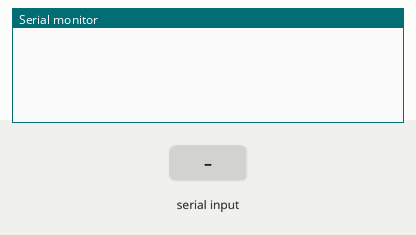
A sketch run on a simulated Arduino Mega 2560, built with avr-gcc and run on an emulated ATmega2560. On the bench: the last lines printed to the serial monitor. The test bench sets the inputs (shaded band).

Above: at 1.2 s.
1.3 s: byte 30 received over Serial
At 2.0 s:
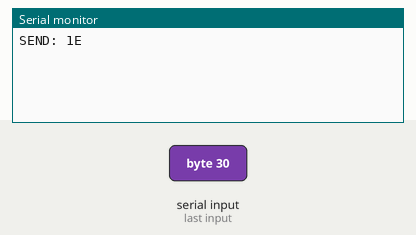
2.8 s: byte 90 received over Serial
At 3.2 s:
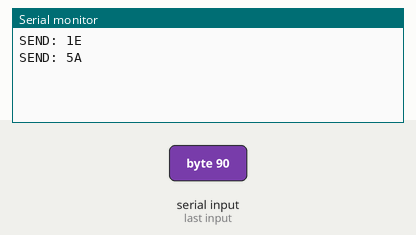
4.3 s: byte 120 received over Serial
At 5.5 s:
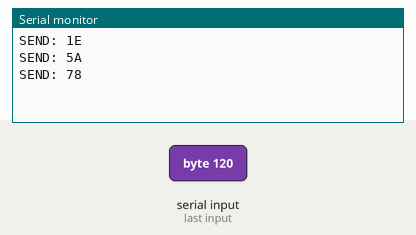

Measured:
- after the input at 1.3 s, the serial monitor: prints a new line at once (image 1)
- after the input at 2.8 s, the serial monitor: prints a new line at once (image 2)
- after the input at 4.3 s, the serial monitor: prints a new line at once (image 3)

The sketch:

AT.ino
```cpp
void setup() {
// put your setup code here, to run once:
Serial.begin(115200);
Serial2.begin(115200);
}
void loop() {
// put your main code here, to run repeatedly:
if (Serial.available()){
  char temp = Serial.read();
  Serial2.write(temp);
  Serial.print("SEND: ");
  Serial.println(temp, HEX);
}
if (Serial2.available()){
  char temp = Serial2.read();
  Serial.print(temp);
  Serial.print(" (");
  Serial.print(temp, HEX);
  Serial.println(")");
}
}
```
